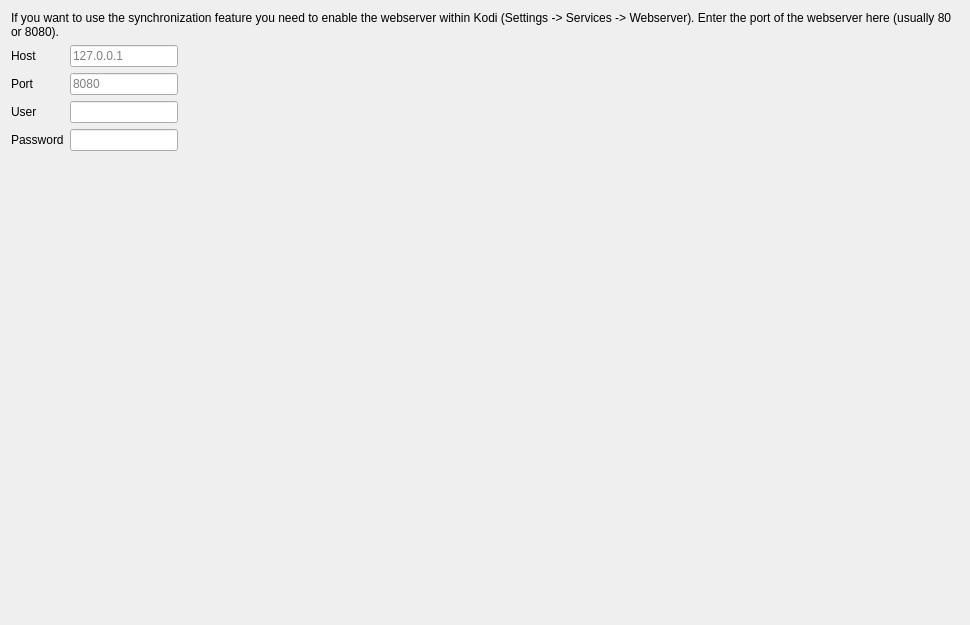
<?xml version="1.0" encoding="UTF-8"?>
<ui version="4.0">
 <class>KodiSettingsWidget</class>
 <widget class="QWidget" name="KodiSettingsWidget">
  <property name="geometry">
   <rect>
    <x>0</x>
    <y>0</y>
    <width>970</width>
    <height>625</height>
   </rect>
  </property>
  <layout class="QVBoxLayout" name="verticalLayout_2" stretch="0,1">
   <item>
    <widget class="QLabel" name="label_7">
     <property name="text">
      <string>If you want to use the synchronization feature you need to enable the webserver within Kodi (Settings -&gt; Services -&gt; Webserver). Enter the port of the webserver here (usually 80 or 8080).</string>
     </property>
     <property name="wordWrap">
      <bool>true</bool>
     </property>
    </widget>
   </item>
   <item>
    <layout class="QFormLayout" name="formLayout">
     <property name="fieldGrowthPolicy">
      <enum>QFormLayout::FieldsStayAtSizeHint</enum>
     </property>
     <item row="0" column="0">
      <widget class="QLabel" name="label_2">
       <property name="text">
        <string>Host</string>
       </property>
      </widget>
     </item>
     <item row="0" column="1">
      <widget class="QLineEdit" name="xbmcHost">
       <property name="placeholderText">
        <string>127.0.0.1</string>
       </property>
      </widget>
     </item>
     <item row="1" column="0">
      <widget class="QLabel" name="label_4">
       <property name="text">
        <string>Port</string>
       </property>
      </widget>
     </item>
     <item row="1" column="1">
      <widget class="QLineEdit" name="xbmcPort">
       <property name="placeholderText">
        <string>8080</string>
       </property>
      </widget>
     </item>
     <item row="2" column="0">
      <widget class="QLabel" name="label_55">
       <property name="text">
        <string>User</string>
       </property>
      </widget>
     </item>
     <item row="3" column="0">
      <widget class="QLabel" name="label_59">
       <property name="text">
        <string>Password</string>
       </property>
      </widget>
     </item>
     <item row="2" column="1">
      <widget class="QLineEdit" name="xbmcUser"/>
     </item>
     <item row="3" column="1">
      <widget class="QLineEdit" name="xbmcPassword">
       <property name="echoMode">
        <enum>QLineEdit::Password</enum>
       </property>
      </widget>
     </item>
    </layout>
   </item>
  </layout>
 </widget>
 <resources/>
 <connections/>
</ui>
